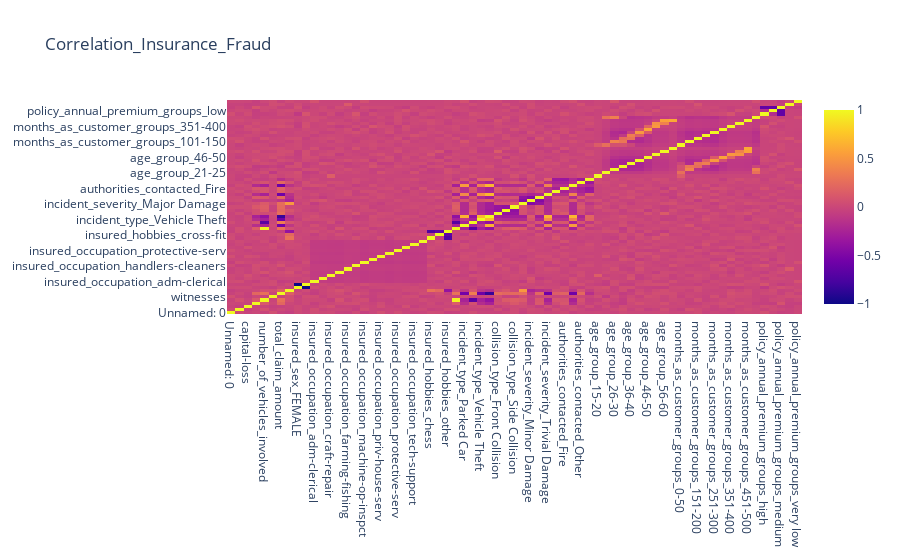

The notebook cell this image was saved under:
### Code cell
import plotly.express as px
import plotly.graph_objects as go

#getting the correlation matrix using corr() function of pandas
corr_matrix = df.corr()

fig = go.Figure(data = go.Heatmap(
                                z = corr_matrix.values,
                                x = list(corr_matrix.columns),
                                y = list(corr_matrix.index)))

fig.update_layout(title = 'Correlation_Insurance_Fraud')

fig.show()

### Figure 1 — Plotly figure (JSON) as saved in the notebook; plotly's stock layout.template omitted (floating-point values rounded to 4 significant figures; data arrays with more than 128 entries replaced by an {"elided": "..."} marker saying what was removed)
{"data": [{"type": "heatmap", "x": ["Unnamed: 0", "capital-gains", "capital-loss", "incident_hour_of_the_day", "number_of_vehicles_involved", "witnesses", "total_claim_amount", "fraud_reported", "insured_sex_FEMALE", "insured_sex_MALE", "insured_occupation_adm-clerical", "insured_occupation_armed-forces", "insured_occupation_craft-repair", "insured_occupation_exec-managerial", "insured_occupation_farming-fishing", "insured_occupation_handlers-cleaners", "insured_occupation_machine-op-inspct", "insured_occupation_other-service", "insured_occupation_priv-house-serv", "insured_occupation_prof-specialty", "insured_occupation_protective-serv", "insured_occupation_sales", "insured_occupation_tech-support", "insured_occupation_transport-moving", "insured_hobbies_chess", "insured_hobbies_cross-fit", "insured_hobbies_other", "incident_type_Multi-vehicle Collision", "incident_type_Parked Car", "incident_type_Single Vehicle Collision", "incident_type_Vehicle Theft", "collision_type_?", "collision_type_Front Collision", "collision_type_Rear Collision", "collision_type_Side Collision", "incident_severity_Major Damage", "incident_severity_Minor Damage", "incident_severity_Total Loss", "incident_severity_Trivial Damage", "authorities_contacted_Ambulance", "authorities_contacted_Fire", "authorities_contacted_None", "authorities_contacted_Other", "authorities_contacted_Police", "age_group_15-20", "age_group_21-25", "age_group_26-30", "age_group_31-35", "age_group_36-40", "age_group_41-45", "age_group_46-50", "age_group_51-55", "age_group_56-60", "age_group_61-65", "months_as_customer_groups_0-50", "months_as_customer_groups_101-150", "months_as_customer_groups_151-200", "months_as_customer_groups_201-250", "months_as_customer_groups_251-300", "months_as_customer_groups_301-350", "months_as_customer_groups_351-400", "months_as_customer_groups_401-450", "months_as_customer_groups_451-500", "months_as_customer_groups_51-100", "policy_annual_premium_groups_high", "policy_annual_premium_groups_low", "policy_annual_premium_groups_medium", "policy_annual_premium_groups_very high", "policy_annual_premium_groups_very low"], "y": ["Unnamed: 0", "capital-gains", "capital-loss", "incident_hour_of_the_day", "number_of_vehicles_involved", "witnesses", "total_claim_amount", "fraud_reported", "insured_sex_FEMALE", "insured_sex_MALE", "insured_occupation_adm-clerical", "insured_occupation_armed-forces", "insured_occupation_craft-repair", "insured_occupation_exec-managerial", "insured_occupation_farming-fishing", "insured_occupation_handlers-cleaners", "insured_occupation_machine-op-inspct", "insured_occupation_other-service", "insured_occupation_priv-house-serv", "insured_occupation_prof-specialty", "insured_occupation_protective-serv", "insured_occupation_sales", "insured_occupation_tech-support", "insured_occupation_transport-moving", "insured_hobbies_chess", "insured_hobbies_cross-fit", "insured_hobbies_other", "incident_type_Multi-vehicle Collision", "incident_type_Parked Car", "incident_type_Single Vehicle Collision", "incident_type_Vehicle Theft", "collision_type_?", "collision_type_Front Collision", "collision_type_Rear Collision", "collision_type_Side Collision", "incident_severity_Major Damage", "incident_severity_Minor Damage", "incident_severity_Total Loss", "incident_severity_Trivial Damage", "authorities_contacted_Ambulance", "authorities_contacted_Fire", "authorities_contacted_None", "authorities_contacted_Other", "authorities_contacted_Police", "age_group_15-20", "age_group_21-25", "age_group_26-30", "age_group_31-35", "age_group_36-40", "age_group_41-45", "age_group_46-50", "age_group_51-55", "age_group_56-60", "age_group_61-65", "months_as_customer_groups_0-50", "months_as_customer_groups_101-150", "months_as_customer_groups_151-200", "months_as_customer_groups_201-250", "months_as_customer_groups_251-300", "months_as_customer_groups_301-350", "months_as_customer_groups_351-400", "months_as_customer_groups_401-450", "months_as_customer_groups_451-500", "months_as_customer_groups_51-100", "policy_annual_premium_groups_high", "policy_annual_premium_groups_low", "policy_annual_premium_groups_medium", "policy_annual_premium_groups_very high", "policy_annual_premium_groups_very low"], "z": {"elided": "69x69 float values"}}], "layout": {"title": {"text": "Correlation_Insurance_Fraud"}}}
